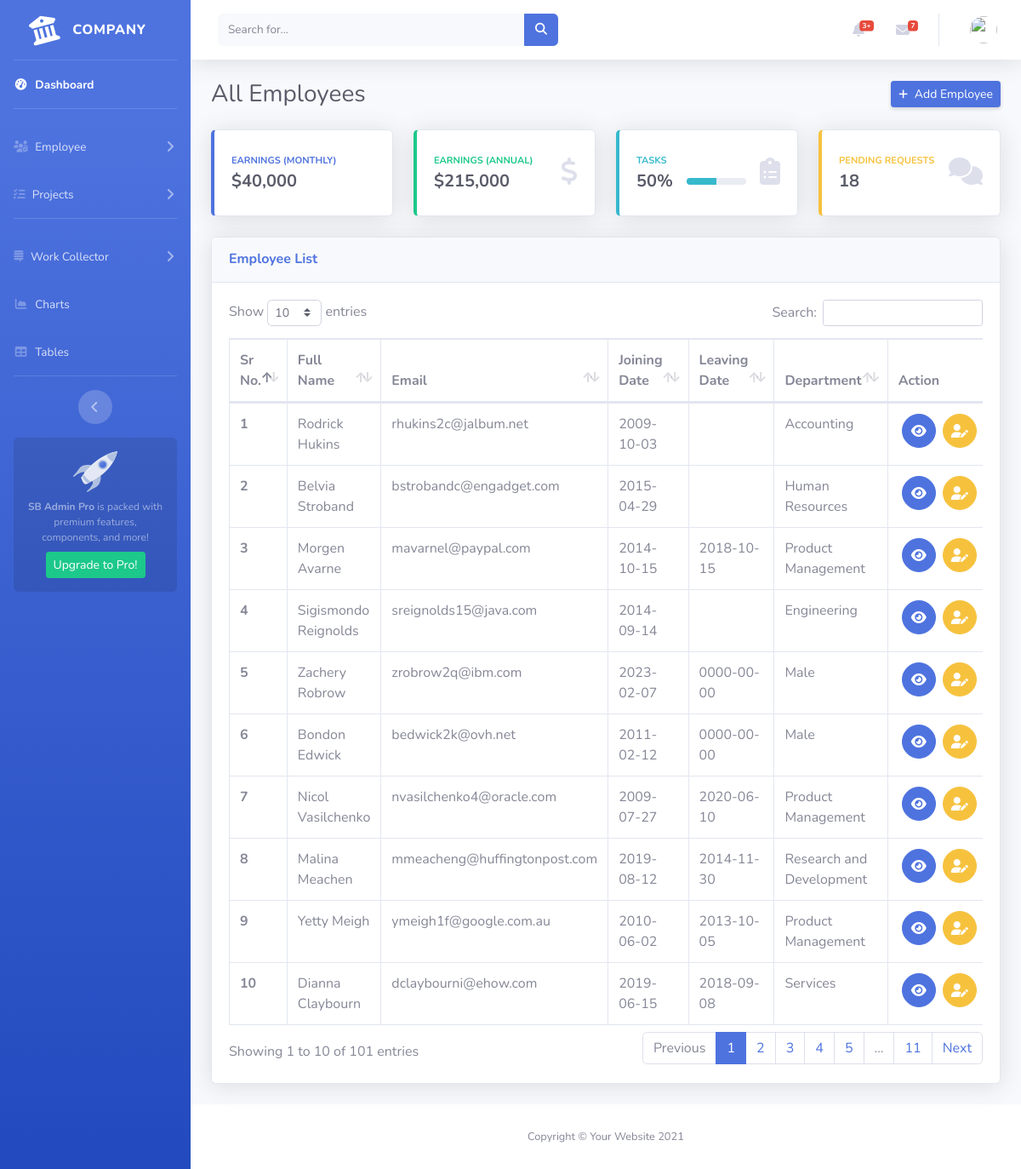
Page /admin/index.php?page=employee-list on the committed database.
### tables this page shows
CREATE TABLE `employees` (
  `emp_id` text NOT NULL,
  `emp_first_name` varchar(100) NOT NULL,
  `emp_last_name` varchar(100) NOT NULL,
  `emp_description` text DEFAULT NULL,
  `emp_gender` varchar(10) NOT NULL,
  `emp_dob` date NOT NULL,
  `emp_mob` int(20) NOT NULL,
  `emp_email` varchar(100) NOT NULL,
  `emp_address` text DEFAULT NULL,
  `emp_department` varchar(100) NOT NULL,
  `emp_designation` varchar(100) NOT NULL,
  `emp_hod_name` varchar(100) NOT NULL,
  `emp_joining_date` date NOT NULL,
  `emp_confirmation_date` date DEFAULT NULL,
  `emp_leaving_date` date DEFAULT NULL,
  `emp_working_hours` time NOT NULL,
  `emp_profile_pic` varchar(100) DEFAULT NULL
);

### admin/employee-list.php (the view, shortened to what this page needs)
<div class="container-fluid">
    <div class="d-sm-flex align-items-center justify-content-between mb-4">
        <h1 class="h3 mb-0 text-gray-800">All Employees</h1>
        <a href="./index.php?page=employee-new" class="d-none d-sm-inline-block btn btn-sm btn-primary shadow-sm"><i class="fas fa-plus fa-sm text-white mr-2"></i>Add Employee</a>
    </div>
    <div class="row">
        <div class="col-xl-3 col-md-6 mb-4">
            <div class="card border-left-primary shadow h-100 py-2">
                <div class="card-body">
                    <div class="row no-gutters align-items-center">
                        <div class="col mr-2">
                            <div class="text-xs font-weight-bold text-primary text-uppercase mb-1">
                                Earnings (Monthly)</div>
                            <div class="h5 mb-0 font-weight-bold text-gray-800">$40,000</div>
                        </div>
                    </div>
                </div>
            </div>
        </div>
        <div class="col-xl-3 col-md-6 mb-4">
            <div class="card border-left-success shadow h-100 py-2">
                <div class="card-body">
                    <div class="row no-gutters align-items-center">
                        <div class="col mr-2">
                            <div class="text-xs font-weight-bold text-success text-uppercase mb-1">
                                Earnings (Annual)</div>
                            <div class="h5 mb-0 font-weight-bold text-gray-800">$215,000</div>
                        </div>
                        <div class="col-auto">
                            <i class="fas fa-dollar-sign fa-2x text-gray-300"></i>
                        </div>
                    </div>
                </div>
            </div>
        </div>
        <div class="col-xl-3 col-md-6 mb-4">
            <div class="card border-left-info shadow h-100 py-2">
                <div class="card-body">
                    <div class="row no-gutters align-items-center">
                        <div class="col mr-2">
                            <div class="text-xs font-weight-bold text-info text-uppercase mb-1">Tasks
                            </div>
                            <div class="row no-gutters align-items-center">
                                <div class="col-auto">
                                    <div class="h5 mb-0 mr-3 font-weight-bold text-gray-800">50%</div>
                                </div>
                                <div class="col">
                                    <div class="progress progress-sm mr-2">
                                        <div class="progress-bar bg-info" role="progressbar" style="width: 50%" aria-valuenow="50" aria-valuemin="0" aria-valuemax="100"></div>
                                    </div>
                                </div>
                            </div>
                        </div>
                        <div class="col-auto">
                            <i class="fas fa-clipboard-list fa-2x text-gray-300"></i>
                        </div>
                    </div>
                </div>
            </div>
        </div>
        <div class="col-xl-3 col-md-6 mb-4">
            <div class="card border-left-warning shadow h-100 py-2">
                <div class="card-body">
                    <div class="row no-gutters align-items-center">
                        <div class="col mr-2">
                            <div class="text-xs font-weight-bold text-warning text-uppercase mb-1">
                                Pending Requests</div>
                            <div class="h5 mb-0 font-weight-bold text-gray-800">18</div>
                        </div>
                        <div class="col-auto">
                            <i class="fas fa-comments fa-2x text-gray-300"></i>
                        </div>
                    </div>
                </div>
            </div>
        </div>
    </div>
    <div class="row">
        <div class="col-xl-12 col-lg-7">
            <div class="card shadow mb-4">
                <div class="card-header py-3">
                    <h6 class="m-0 font-weight-bold text-primary">Employee List</h6>
                </div>
                <div class="card-body">
                    <div class="table-responsive">
                        <table class="table table-bordered" id="dataTable" width="100%" cellspacing="0">
                            <thead>
                                <tr>
                                    <th>Sr No.</th>
                                    <th>Full Name</th>
                                    <th>Email</th>
                                    <th>Joining Date</th>
                                    <th>Leaving Date</th>
                                    <th>Department</th>
                                    <th>Action</th>
                                </tr>
                            </thead>
                            <tbody>
                                <?php
                                $i = 1;
                                $qry = $con->query("SELECT * FROM  employees;");
                                while ($row = $qry->fetch_assoc()) { ?>
                                    <tr>
                                        <th scope="row"><?php echo $i++ ?></th>
                                        <td><?php echo $row['emp_first_name'] . " " . $row['emp_last_name']  ?></td>
                                        <td><?php echo $row['emp_email'] ?></td>
                                        <td><?php echo $row['emp_joining_date'] ?></td>
                                        <td><?php echo $row['emp_leaving_date'] ?></td>
                                        <td><?php echo $row['emp_department'] ?></td>
                                        <td class="d-flex align-items-center justify-content-center">
                                            <a type="button" class="btn btn-primary btn-circle viewEmployee mx-1" href="./index.php?page=employee-viewer&empId=<?php echo $row['emp_id'] ?>"><i class="fa-solid fa-eye"></i></a>
                                            <a type="button" class="btn btn-warning  btn-circle editEmployee mx-1" href="./index.php?page=employee-edit&empId=<?php echo $row['emp_id'] ?>"><i class="fa-solid fa-user-pen"></i></a>
                                        </td>
                                    </tr>
                                <?php } ?>
                            </tbody>
                        </table>
                    </div>
                </div>
            </div>
        </div>
    </div>
</div>

### admin/head.components.php (shortened to what this page needs)
<!DOCTYPE html>
<html lang="en">
<head>
    <link href="https://cdnjs.cloudflare.com/ajax/libs/font-awesome/6.2.1/css/all.min.css" rel="stylesheet" type="text/css">
    <link href="./assets/vendor/datatables/dataTables.bootstrap4.min.css" rel="stylesheet">
    <link href="./assets/css/sb-admin-2.min.css" rel="stylesheet">
</head>
<body id="page-top">

### admin/layout-top.components.php (shortened to what this page needs)
<div id="wrapper">
    <ul class="navbar-nav bg-gradient-primary sidebar sidebar-dark accordion" id="accordionSidebar">
        <a class="sidebar-brand d-flex align-items-center justify-content-center" href="index.html">
            <div class="sidebar-brand-icon rotate-n-15">
                <i class="fa-solid fa-building-columns"></i>
            </div>
            <div class="sidebar-brand-text mx-3">Company</div>
        </a>
        <hr class="sidebar-divider my-0">
        <li class="nav-item active">
            <a class="nav-link" href="./index.php?page=home">
                <i class="fas fa-fw fa-tachometer-alt"></i>
                <span>Dashboard</span></a>
        </li>
        <hr class="sidebar-divider">
        <li class="nav-item">
            <a class="nav-link collapsed" href="#" data-toggle="collapse" data-target="#collapseTwo" aria-expanded="true" aria-controls="collapseTwo">
                <i class="fas fa-fw fa-users-gear"></i>
                <span>Employee</span>
            </a>
        </li>
        <li class="nav-item">
            <a class="nav-link collapsed" href="#" data-toggle="collapse" data-target="#collapseUtilities" aria-expanded="true" aria-controls="collapseUtilities">
                <i class="fa-solid fa-list-check"></i>
                <span>Projects</span>
            </a>
        </li>
        <hr class="sidebar-divider">
        <li class="nav-item">
            <a class="nav-link collapsed" href="#" data-toggle="collapse" data-target="#collapsePages" aria-expanded="true" aria-controls="collapsePages">
                <i class="fa-brands fa-stack-exchange"></i>
                <span>Work Collector</span>
            </a>
        </li>
        <li class="nav-item">
            <a class="nav-link" href="charts.html">
                <i class="fas fa-fw fa-chart-area"></i>
                <span>Charts</span></a>
        </li>
        <li class="nav-item">
            <a class="nav-link" href="tables.html">
                <i class="fas fa-fw fa-table"></i>
                <span>Tables</span></a>
        </li>
        <hr class="sidebar-divider d-none d-md-block">
        <div class="text-center d-none d-md-inline">
            <button class="rounded-circle border-0" id="sidebarToggle"></button>
        </div>
        <div class="sidebar-card d-none d-lg-flex">
            <img class="sidebar-card-illustration mb-2" src="img/undraw_rocket.svg" alt="...">
            <p class="text-center mb-2"><strong>SB Admin Pro</strong> is packed with premium features, components,
                and more!</p>
            <a class="btn btn-success btn-sm" href="https://startbootstrap.com/theme/sb-admin-pro">Upgrade to
                Pro!</a>
        </div>
    </ul>
    <div id="content-wrapper" class="d-flex flex-column">
        <div id="content">
            <nav class="navbar navbar-expand navbar-light bg-white topbar mb-4 static-top shadow">
                <form class="d-none d-sm-inline-block form-inline mr-auto ml-md-3 my-2 my-md-0 mw-100 navbar-search">
                    <div class="input-group">
                        <input type="text" class="form-control bg-light border-0 small" placeholder="Search for..." aria-label="Search" aria-describedby="basic-addon2">
                        <div class="input-group-append">
                            <button class="btn btn-primary" type="button">
                                <i class="fas fa-search fa-sm"></i>
                            </button>
                        </div>
                    </div>
                </form>
                <ul class="navbar-nav ml-auto">
                    <li class="nav-item dropdown no-arrow mx-1">
                        <a class="nav-link dropdown-toggle" href="#" id="alertsDropdown" role="button" data-toggle="dropdown" aria-haspopup="true" aria-expanded="false">
                            <i class="fas fa-bell fa-fw"></i>
                            <span class="badge badge-danger badge-counter">3+</span>
                        </a>
                    </li>
                    <li class="nav-item dropdown no-arrow mx-1">
                        <a class="nav-link dropdown-toggle" href="#" id="messagesDropdown" role="button" data-toggle="dropdown" aria-haspopup="true" aria-expanded="false">
                            <i class="fas fa-envelope fa-fw"></i>
                            <span class="badge badge-danger badge-counter">7</span>
                        </a>
                    </li>
                    <li class="nav-item dropdown no-arrow">
                        <a class="nav-link dropdown-toggle" href="#" id="userDropdown" role="button" data-toggle="dropdown" aria-haspopup="true" aria-expanded="false">
                            <img class="img-profile rounded-circle" src="./assets/uploads/<?php echo $_SESSION['login_avatar']; ?>">
                        </a>
                    </li>
                </ul>
            </nav>

### admin/index.php (shortened to what this page needs)
<?php
$page = (isset($_GET['page']) ? $_GET['page'] : 'home');
include './head.components.php';
include './layout-top.components.php';
if (!file_exists($page . '.php')) {
    include '404.php';
} else {
    include $page . '.php';
}
include './layout-bottom.components.php';
include './bottom.components.php';
?>

### admin/layout-bottom.components.php (shortened to what this page needs)
</div>
<footer class="sticky-footer bg-white">
    <div class="container my-auto">
        <div class="copyright text-center my-auto">
            <span>Copyright &copy; Your Website 2021</span>
        </div>
    </div>
</footer>
</div>
</div>

### admin/bottom.components.php
</body>
</html>

### rows in the picture
employees: emp_first_name "Rodrick", emp_last_name "Hukins", emp_email "rhukins2c@jalbum.net", emp_joining_date "2009-10-03", emp_department "Accounting"
employees: emp_first_name "Belvia", emp_last_name "Stroband", emp_email "bstrobandc@engadget.com", emp_joining_date "2015-04-29", emp_department "Human Resources"
employees: emp_first_name "Morgen", emp_last_name "Avarne", emp_email "mavarnel@paypal.com", emp_joining_date "2014-10-15", emp_leaving_date "2018-10-15", emp_department "Product Management"
employees: emp_first_name "Sigismondo", emp_last_name "Reignolds", emp_email "sreignolds15@java.com", emp_joining_date "2014-09-14", emp_department "Engineering"
employees: emp_first_name "Zachery", emp_last_name "Robrow", emp_email "zrobrow2q@ibm.com", emp_joining_date "2023-02-07", emp_leaving_date "0000-00-00", emp_department "Male"
employees: emp_first_name "Bondon", emp_last_name "Edwick", emp_email "bedwick2k@ovh.net", emp_joining_date "2011-02-12", emp_leaving_date "0000-00-00", emp_department "Male"
employees: emp_first_name "Nicol", emp_last_name "Vasilchenko", emp_email "nvasilchenko4@oracle.com", emp_joining_date "2009-07-27", emp_leaving_date "2020-06-10", emp_department "Product Management"
employees: emp_first_name "Malina", emp_last_name "Meachen", emp_email "mmeacheng@huffingtonpost.com", emp_joining_date "2019-08-12", emp_leaving_date "2014-11-30", emp_department "Research and Development"
employees: emp_first_name "Yetty", emp_last_name "Meigh", emp_email "ymeigh1f@google.com.au", emp_joining_date "2010-06-02", emp_leaving_date "2013-10-05", emp_department "Product Management"
employees: emp_first_name "Dianna", emp_last_name "Claybourn", emp_email "dclaybourni@ehow.com", emp_joining_date "2019-06-15", emp_leaving_date "2018-09-08", emp_department "Services"
